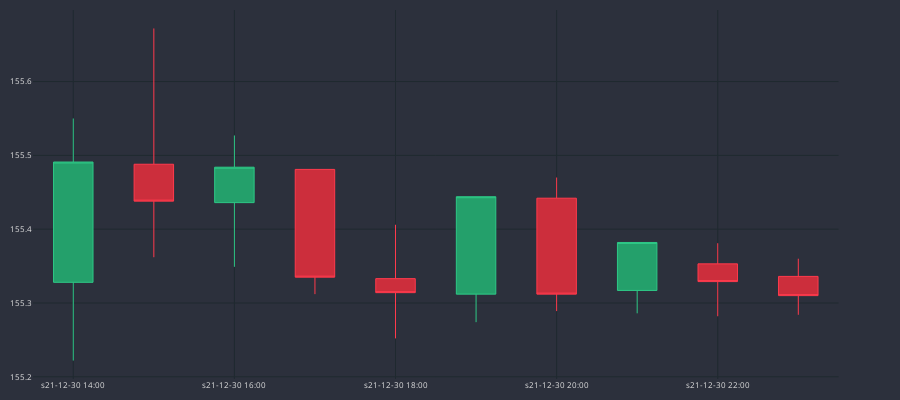

This figure's notebook cell:
### Code cell
dfp = df_an.iloc[-10:]
cp = CandlePlot(dfp, candles=True)
cp.show_plot(line_traces=[])

### Figure 1 — Plotly figure (JSON) as saved in the notebook; plotly's stock layout.template omitted (floating-point values rounded to 4 significant figures)
{"data": [{"close": [155.5, 155.4, 155.5, 155.3, 155.3, 155.4, 155.3, 155.4, 155.3, 155.3], "decreasing": {"fillcolor": "#CC2E3C", "line": {"color": "#FF3A4C"}}, "high": [155.6, 155.7, 155.5, 155.5, 155.4, 155.4, 155.5, 155.4, 155.4, 155.4], "increasing": {"fillcolor": "#24A06B", "line": {"color": "#2EC886"}}, "line": {"width": 1}, "low": [155.2, 155.4, 155.3, 155.3, 155.3, 155.3, 155.3, 155.3, 155.3, 155.3], "opacity": 1, "open": [155.3, 155.5, 155.4, 155.5, 155.3, 155.3, 155.4, 155.3, 155.4, 155.3], "type": "candlestick", "x": ["s21-12-30 14:00", "s21-12-30 15:00", "s21-12-30 16:00", "s21-12-30 17:00", "s21-12-30 18:00", "s21-12-30 19:00", "s21-12-30 20:00", "s21-12-30 21:00", "s21-12-30 22:00", "s21-12-30 23:00"]}], "layout": {"font": {"color": "#e1e1e1", "size": 8}, "height": 400, "margin": {"b": 10, "l": 10, "r": 10, "t": 10}, "paper_bgcolor": "#2c303c", "plot_bgcolor": "#2c303c", "width": 900, "xaxis": {"anchor": "y", "domain": [0, 0.94], "gridcolor": "#1f292f", "nticks": 5, "rangeslider": {"visible": false}}, "yaxis": {"anchor": "x", "domain": [0, 1], "gridcolor": "#1f292f"}, "yaxis2": {"anchor": "x", "gridcolor": "#1f292f", "overlaying": "y", "side": "right"}}}
